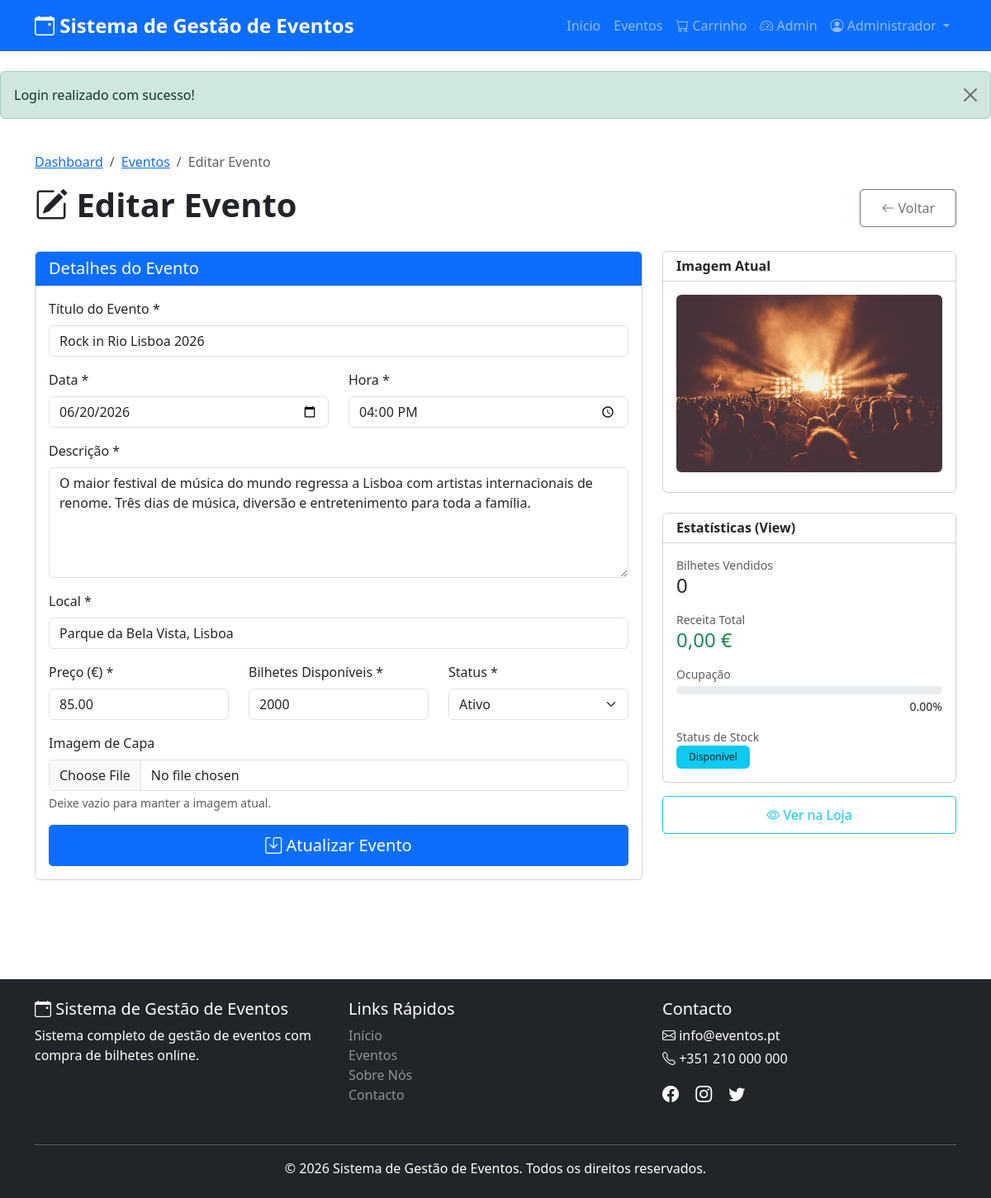
Screenshot of /admin/event_edit.php?id=6 (signed in) with the database file from the repository.
### tables this page shows
CREATE TABLE `events` (
  `id` int(11) NOT NULL,
  `title` varchar(200) NOT NULL,
  `description` text NOT NULL,
  `event_date` date NOT NULL,
  `event_time` time NOT NULL,
  `location` varchar(255) NOT NULL,
  `ticket_price` decimal(10,2) NOT NULL,
  `available_tickets` int(11) NOT NULL DEFAULT 100,
  `image` varchar(255) DEFAULT NULL,
  `status` enum('active','cancelled','completed') DEFAULT 'active',
  `created_by` int(11) DEFAULT NULL,
  `created_at` timestamp NOT NULL DEFAULT current_timestamp(),
  `updated_at` timestamp NOT NULL DEFAULT current_timestamp() ON UPDATE current_timestamp()
);

### admin/event_edit.php (the view, shortened to what this page needs)
<?php
require_once '../config.php';
$event_id = (int)$_GET['id'];
$stmt = $conn->prepare("SELECT * FROM events WHERE id = ?");
$stmt->execute([$event_id]);
$event = $stmt->fetch();
include '../includes/header.php';
?>
<div class="container py-4">
    <nav aria-label="breadcrumb">
        <ol class="breadcrumb">
            <li class="breadcrumb-item"><a href="index.php">Dashboard</a></li>
            <li class="breadcrumb-item"><a href="events.php">Eventos</a></li>
            <li class="breadcrumb-item active">Editar Evento</li>
        </ol>
    </nav>
    <div class="d-flex justify-content-between align-items-center mb-4">
        <h1 class="fw-bold"><i class="bi bi-pencil-square"></i> Editar Evento</h1>
        <a href="events.php" class="btn btn-outline-secondary">
            <i class="bi bi-arrow-left"></i> Voltar
        </a>
    </div>
    <div class="row">
        <div class="col-lg-8">
            <div class="card mb-4">
                <div class="card-header bg-primary text-white">
                    <h5 class="mb-0">Detalhes do Evento</h5>
                </div>
                <div class="card-body">
                    <form method="POST" action="" enctype="multipart/form-data" class="needs-validation" novalidate>
                        <div class="row">
                            <div class="col-md-12 mb-3">
                                <label for="title" class="form-label">Título do Evento *</label>
                                <input type="text" class="form-control" id="title" name="title"
                                    value="<?php echo htmlspecialchars($event['title']); ?>" required>
                            </div>
                            <div class="col-md-6 mb-3">
                                <label for="event_date" class="form-label">Data *</label>
                                <input type="date" class="form-control" id="event_date" name="event_date"
                                    value="<?php echo $event['event_date']; ?>" required>
                            </div>
                            <div class="col-md-6 mb-3">
                                <label for="event_time" class="form-label">Hora *</label>
                                <input type="time" class="form-control" id="event_time" name="event_time"
                                    value="<?php echo $event['event_time']; ?>" required>
                            </div>
                            <div class="col-md-12 mb-3">
                                <label for="description" class="form-label">Descrição *</label>
                                <textarea class="form-control" id="description" name="description" rows="5" required><?php echo htmlspecialchars($event['description']); ?></textarea>
                            </div>
                            <div class="col-md-12 mb-3">
                                <label for="location" class="form-label">Local *</label>
                                <input type="text" class="form-control" id="location" name="location"
                                    value="<?php echo htmlspecialchars($event['location']); ?>" required>
                            </div>
                            <div class="col-md-4 mb-3">
                                <label for="ticket_price" class="form-label">Preço (€) *</label>
                                <input type="number" class="form-control price-input" id="ticket_price" name="ticket_price"
                                    min="0" step="0.01" value="<?php echo $event['ticket_price']; ?>" required>
                            </div>
                            <div class="col-md-4 mb-3">
                                <label for="available_tickets" class="form-label">Bilhetes Disponíveis *</label>
                                <input type="number" class="form-control" id="available_tickets" name="available_tickets"
                                    min="0" value="<?php echo $event['available_tickets']; ?>" required>
                            </div>
                            <div class="col-md-4 mb-3">
                                <label for="status" class="form-label">Status *</label>
                                <select class="form-select" id="status" name="status" required>
                                    <option value="active" <?php echo $event['status'] == 'active' ? 'selected' : ''; ?>>Ativo</option>
                                </select>
                            </div>
                            <div class="col-md-12 mb-3">
                                <label for="image" class="form-label">Imagem de Capa</label>
                                <input type="file" class="form-control" id="image" name="image" accept="image/*">
                                <div class="form-text">Deixe vazio para manter a imagem atual.</div>
                            </div>
                        </div>
                        <div class="d-grid gap-2">
                            <button type="submit" name="update_event" class="btn btn-primary btn-lg">
                                <i class="bi bi-save"></i> Atualizar Evento
                            </button>
                        </div>
                    </form>
                </div>
            </div>
        </div>
        <div class="col-lg-4">
            <div class="card mb-4">
                <div class="card-header bg-white">
                    <h6 class="mb-0 fw-bold">Imagem Atual</h6>
                </div>
                <div class="card-body text-center">
                    <?php if ($event['image']): ?>
                        <img src="../uploads/events/<?php echo $event['image']; ?>" class="img-fluid rounded mb-2" alt="Imagem do Evento">
                    <?php endif; ?>
                </div>
            </div>
            <div class="card">
                <div class="card-header bg-white">
                    <h6 class="mb-0 fw-bold">Estatísticas (View)</h6>
                </div>
                <div class="card-body">
                    <?php
                        try {
                            $stmt = $conn->prepare("SELECT * FROM event_details WHERE id = ?");
                            $stmt->execute([$event_id]);
                            $event_stats = $stmt->fetch();
                        } catch (PDOException $e) {
                            $event_stats = false;
                        }
                    ?>
                    <?php if ($event_stats): ?>
                        <div class="mb-3">
                            <small class="text-muted d-block">Bilhetes Vendidos</small>
                            <h4 class="mb-0"><?php echo $event_stats['tickets_sold']; ?></h4>
                        </div>
                        <div class="mb-3">
                            <small class="text-muted d-block">Receita Total</small>
                            <h4 class="mb-0 text-success"><?php echo formatPrice($event_stats['total_revenue']); ?></h4>
                        </div>
                        <div class="mb-3">
                            <small class="text-muted d-block">Ocupação</small>
                            <div class="progress mt-1" style="height: 10px;">
                            </div>
                            <small class="text-end d-block mt-1"><?php echo $event_stats['occupancy_percentage']; ?>%</small>
                        </div>
                        <div>
                            <small class="text-muted d-block">Status de Stock</small>
                            <span class="badge bg-info text-dark"><?php echo $event_stats['availability_status']; ?></span>
                        </div>
                    <?php endif; ?>
                </div>
            </div>
            <div class="mt-3 text-center">
                <a href="../event_detail.php?id=<?php echo $event['id']; ?>" class="btn btn-outline-info w-100" target="_blank">
                    <i class="bi bi-eye"></i> Ver na Loja
                </a>
            </div>
        </div>
    </div>
</div>
<?php include '../includes/footer.php'; ?>

### assets/css/style.css (style rules this page uses)
:root { --primary-color: #0d6efd; --secondary-color: #6c757d; --success-color: #198754; --danger-color: #dc3545; --warning-color: #ffc107; }
body { min-height: 100vh; display: flex; flex-direction: column; font-family: "Segoe UI", Tahoma, Geneva, Verdana, sans-serif; }
.btn { padding: 10px 25px; border-radius: 5px; font-weight: 500; }
.btn-primary { background: var(--primary-color); border: none; }
.badge { padding: 8px 15px; font-weight: 500; }

### rows the page displays
events: title "Rock in Rio Lisboa 2026", event_date "06/20/2026", event_time "16:00:00", description "O maior festival de música do mundo regressa a Lisboa com artistas internacionais de renome. Três dias de música, diversão e entretenimento para toda a família.", location "Parque da Bela Vista, Lisboa", ticket_price "85.00", available_tickets "2000", status "Ativo", image (picture)

### other values shown
SITE_NAME "Sistema de Gestão de Eventos"
$_SESSION['user_name'] "Administrador"
$alert['message'] "Login realizado com sucesso!"
$event_stats['tickets_sold'] "0"
formatPrice($event_stats['total_revenue']) "0,00 €"
$event_stats['occupancy_percentage'] "0.00"
$event_stats['availability_status'] "Disponível"
